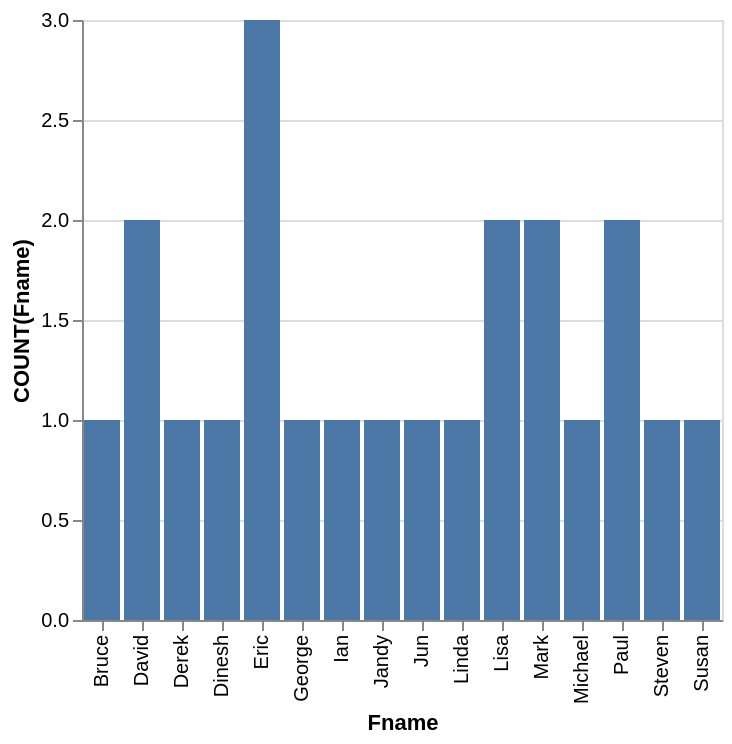

Specify this chart in Vega-Lite:
### Vega-Lite specification from a JSON file in a GitHub repository (floating-point values rounded to 4 significant figures)
{"data": {"values": [{"x_data": "Bruce", "y_data": 1}, {"x_data": "David", "y_data": 2}, {"x_data": "Derek", "y_data": 1}, {"x_data": "Dinesh", "y_data": 1}, {"x_data": "Eric", "y_data": 3}, {"x_data": "George", "y_data": 1}, {"x_data": "Ian", "y_data": 1}, {"x_data": "Jandy", "y_data": 1}, {"x_data": "Jun", "y_data": 1}, {"x_data": "Linda", "y_data": 1}, {"x_data": "Lisa", "y_data": 2}, {"x_data": "Mark", "y_data": 2}, {"x_data": "Michael", "y_data": 1}, {"x_data": "Paul", "y_data": 2}, {"x_data": "Steven", "y_data": 1}, {"x_data": "Susan", "y_data": 1}]}, "mark": "bar", "encoding": {"x": {"field": "x_data", "type": "nominal", "title": "Fname", "sort": "ascending"}, "y": {"field": "y_data", "type": "quantitative", "title": "COUNT(Fname)"}}}
